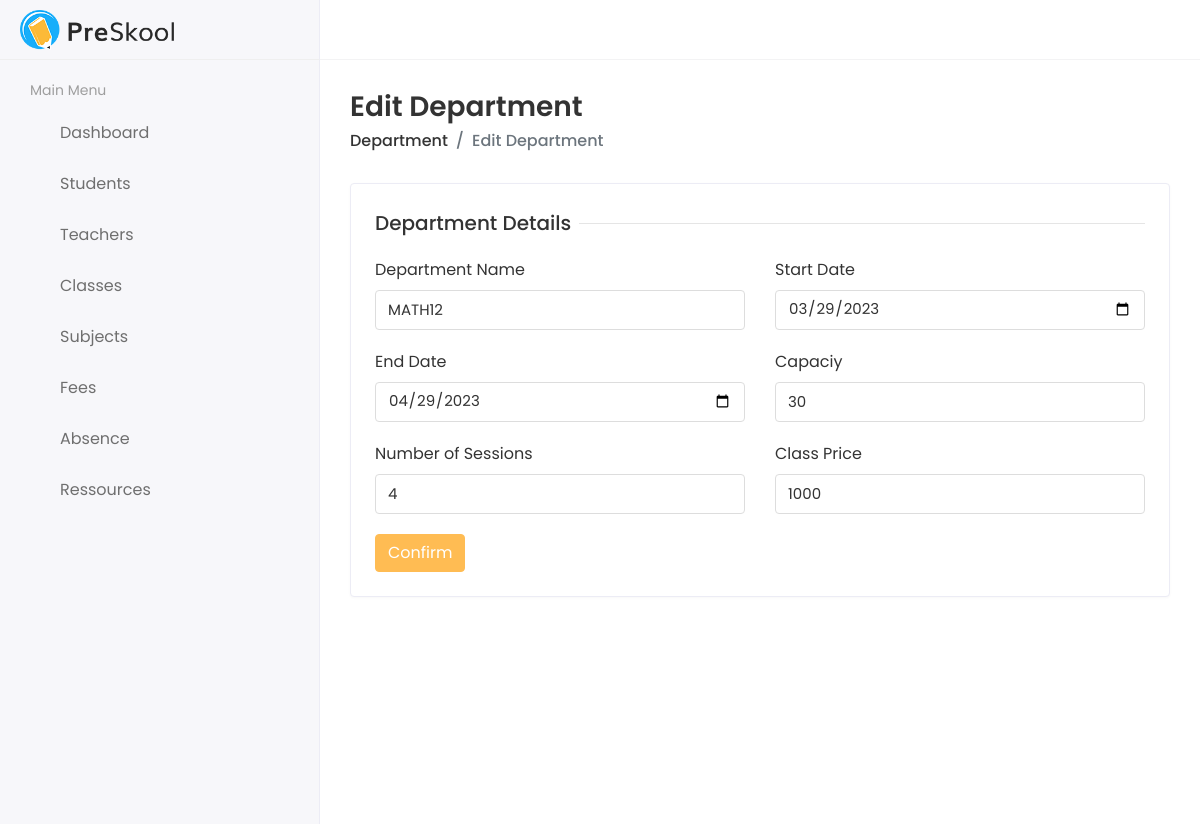
Screenshot of /Pre-School-Template/html-template/edit-department.php?idd=1 with the database file from the repository.
### tables this page shows
CREATE TABLE `class` (
  `Class_Id` int(11) NOT NULL,
  `Class_Price` float NOT NULL,
  `Module_Id` int(11) NOT NULL,
  `School_Id` int(11) NOT NULL,
  `Teacher_Id` int(11) NOT NULL,
  `Starting_Date` date NOT NULL,
  `Finishing_Date` date NOT NULL,
  `Class_Capacity` float NOT NULL,
  `Number_Of_Sections` float NOT NULL,
  `class_name` varchar(45) NOT NULL
);

### Pre-School-Template/html-template/edit-department.php (the view, shortened to what this page needs)
<!DOCTYPE html>
<html lang="en">
<head>
<link rel="stylesheet" href="assets/plugins/bootstrap/css/bootstrap.min.css">
<link rel="stylesheet" href="assets/plugins/fontawesome/css/fontawesome.min.css">
<link rel="stylesheet" href="assets/plugins/fontawesome/css/all.min.css">
<link rel="stylesheet" href="assets/css/style.css">
</head>
<body>
<div class="main-wrapper">
         <div class="header">
            <div class="header-left">
               <a href="index.php" class="logo">
               <img src="assets/img/logo.png" alt="Logo">
               </a>
            </div>
            <a href="javascript:void(0);" id="toggle_btn">
            <i class="fas fa-align-left"></i>
            </a>
         </div>
         <div class="sidebar" id="sidebar">
            <div class="sidebar-inner slimscroll">
               <div id="sidebar-menu" class="sidebar-menu">
                  <ul>
                     <li class="menu-title">
                        <span>Main Menu</span>
                     </li>
                     <li class="submenu">
                        <a href="index.php"><i class="fas fa-user-graduate"></i> <span> Dashboard</span> <span class="menu-arrow"></span></a>
                     </li>
                     <li class="submenu">
                        <a href="#"><i class="fas fa-user-graduate"></i> <span> Students</span> <span class="menu-arrow"></span></a>
                     </li>
                     <li class="submenu">
                        <a href="#"><i class="fas fa-chalkboard-teacher"></i> <span> Teachers</span> <span class="menu-arrow"></span></a>
                     </li>
<li class="submenu">
<a href="#"><i class="fas fa-building"></i> <span> Classes</span> <span class="menu-arrow"></span></a>
</li>
                     <li class="submenu">
                        <a href="#"><i class="fas fa-book-reader"></i> <span> Subjects</span> <span class="menu-arrow"></span></a>
                     </li>
                     <li>
                        <a href="fees.php"><i class="fas fa-comment-dollar"></i> <span>Fees</span></a>
                     </li>
                     <li>
                            <a href="absence.php"><i class="fas fa-holly-berry"></i> <span>Absence</span></a>
                        </li>
                        <li>
<a href="event.php"><i class="fas fa-calendar-day"></i> <span>Ressources</span></a>
</li>
                  </ul>
               </div>
            </div>
         </div>
<div class="page-wrapper">
<div class="content container-fluid">
<div class="page-header">
<div class="row align-items-center">
<div class="col">
<h3 class="page-title">Edit Department</h3>
<ul class="breadcrumb">
<li class="breadcrumb-item"><a href="departments.html">Department</a></li>
<li class="breadcrumb-item active">Edit Department</li>
</ul>
</div>
</div>
</div>
<?php
include "connexion.php";
if(isset( $_GET["idd"])){
    $idclass = $_GET["idd"];
    $sql = "SELECT * FROM class where Class_Id = '$idclass'";
    $q = mysqli_query($db ,$sql);
    $rows = mysqli_fetch_assoc($q);
    $nom = $rows['class_name'];
    $start = $rows['Starting_Date'];
    $end = $rows['Finishing_Date'];
    $numsess = $rows['Number_Of_Sections'];
    $capacity = $rows['Class_Capacity'];
    $price = $rows['Class_Price'];
}
?>
<div class="row">
<div class="col-sm-12">
<div class="card">
<div class="card-body">
<form method='post'>
<div class="row">
<div class="col-12">
<h5 class="form-title"><span>Department Details</span></h5>
</div>
<div class="col-12 col-sm-6">
<div class="form-group">
<label>Department Name</label>
<input type="text" name="className" class="form-control" value="<?php  if(isset($_GET['idd'])){
    echo $nom ;
} ?>">
</div>
</div>
<div class="col-12 col-sm-6">
<div class="form-group">
<label>Start Date</label>
<input type="date" name="StartDate" class="form-control" value="<?php  if(isset($_GET['idd'])){
    echo $start ;
} ?>">
</div>
</div>
<div class="col-12 col-sm-6">
<div class="form-group">
<label>End Date</label>
<input type="date" name="endDate" class="form-control" value="<?php  if(isset($_GET['idd'])){
    echo $end ;
} ?>">
</div>
</div>
<div class="col-12 col-sm-6">
<div class="form-group">
<label>Capaciy</label>
<input type="text" name="Capacity" class="form-control" value="<?php  if(isset($_GET['idd'])){
    echo $capacity ;
} ?>">
</div>
</div>
<div class="col-12 col-sm-6">
<div class="form-group">
<label>Number of Sessions</label>
<input type="text" name="numSessions" class="form-control" value="<?php  if(isset($_GET['idd'])){
    echo $numsess ;
} ?>">
</div>
</div>
<div class="col-12 col-sm-6">
<div class="form-group">
<label>Class Price</label>
<input type="text" name="Price" class="form-control" value="<?php  if(isset($_GET['idd'])){
    echo $price ;
} ?>">
</div>
</div>
<div class="col-12">
<button type="submit" name='confirm' class="btn btn-primary">Confirm</button>
</div>
</div>
</form>
</div>
</div>
</div>
</div>
</div>
</div>
</div>
</body>
</html>

### rows the page displays
class: className "MATH12", StartDate "03/29/2023", endDate "04/29/2023", Capacity "30", numSessions "4", Price "1000"
